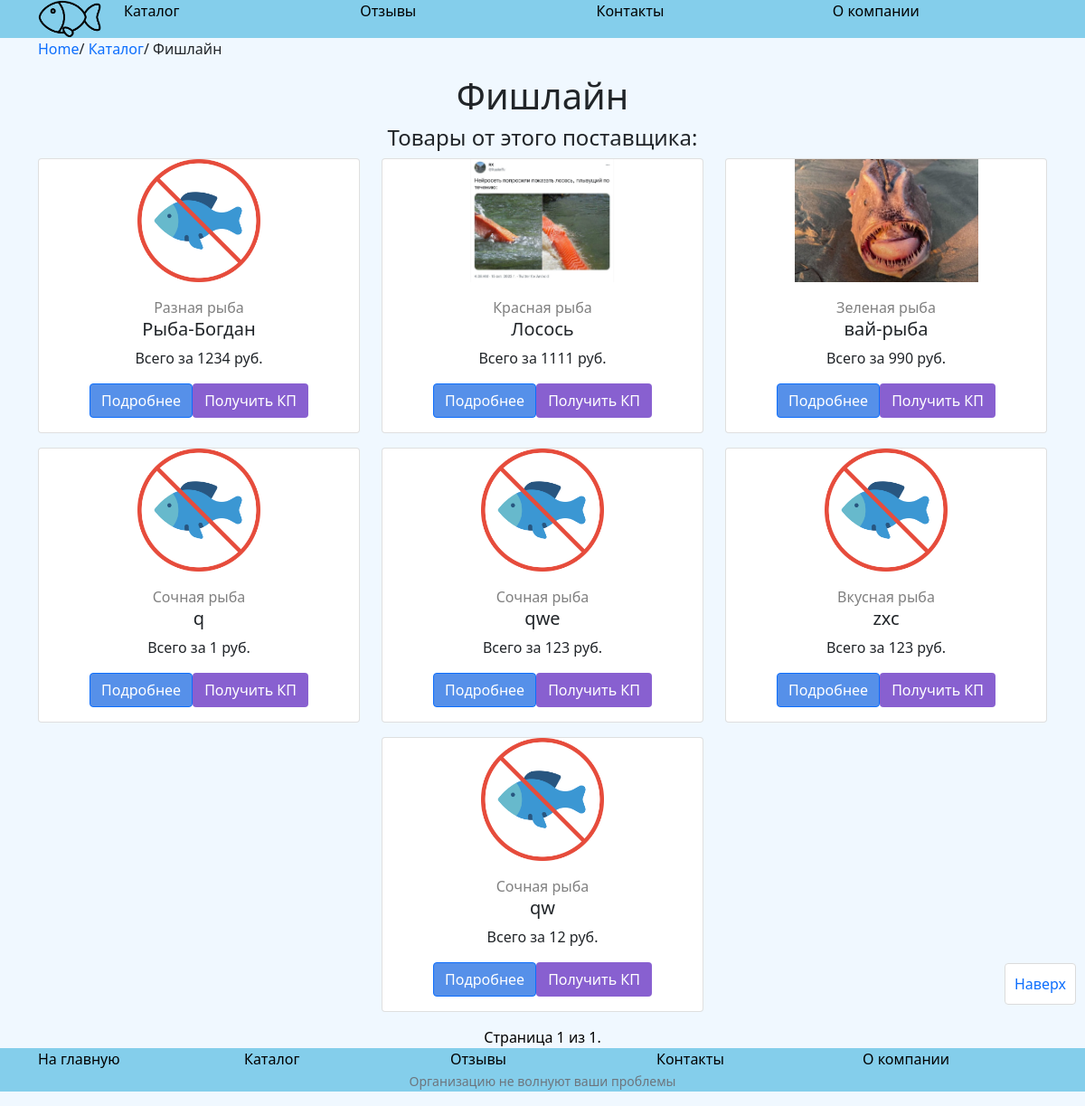
/provider/fishlajn, run on the app's committed database.
### catalog/models.py (models this page shows, shortened)
class Provider(models.Model):
    name = models.CharField(max_length=255, help_text="Название поставщика")
    slug = models.SlugField(null=False, unique=True)
    CreateDate = models.DateField(auto_now_add=True)
    UpdateDate = models.DateField(auto_now=True, null=True)

class Fish(models.Model):
    name = models.CharField(max_length=255, help_text="Название рыбы")
    price = models.IntegerField(help_text="Стоимость рыбы")
    category = models.ForeignKey(Category, on_delete=models.DO_NOTHING)
    provider = models.ForeignKey(Provider, on_delete=models.DO_NOTHING, null=True)
    active = models.BooleanField(default=0)
    slug = models.SlugField(null=False, unique=True)
    image = models.ImageField(upload_to = 'uploads/%Y/%m/%d/', null = True, blank = True,)
    attributes = models.ManyToManyField(Attribute, through='FilterInfo', related_name='attributes')
    CreateDate = models.DateField(auto_now_add=True)
    UpdateDate = models.DateField(auto_now=True, null=True)
    class Meta:
        ordering = ['-UpdateDate']

class Category(models.Model):
    name = models.CharField(max_length=255, help_text = "Название категории")
    slug = models.SlugField(null=False, unique=True)
    image = models.ImageField(upload_to = 'uploads/category/', null = True, blank = True,)
    parent = models.ForeignKey('self', related_name='children', on_delete=models.SET_NULL, blank=True, null=True)
    CreateDate = models.DateField(auto_now_add=True)
    UpdateDate = models.DateField(auto_now=True, null=True)
    def __str__(self):
        return self.name

### catalog/views.py (the view)
# urls.py: path('provider/<slug:slug>', ProviderDetailView, name = 'provider_detail'),
def ProviderDetailView(request, slug):
    if request.method == 'POST':
        form = CallbackForm(request.POST)
        if form.is_valid():
            a = Callback_request(
                name = form.cleaned_data["name"],
                phone = form.cleaned_data["phone"],
                email = form.cleaned_data["email"],
                text = form.cleaned_data["text"],
            )
            a.save()
            return HttpResponseRedirect('/nice/')
    else:
        form = CallbackForm()
    try:
        prov = Provider.objects.get(slug=slug)
        fishies = Fish.objects.filter(provider = prov.id)
        paginator = Paginator(fishies,16)
        page_number = request.GET.get('page')
        page_obj = paginator.get_page(page_number)
    except Provider.DoesNotExist:
        raise Http404()
    return render(request, 'provider_detail.html', {'provider':prov, 'fishies':page_obj, 'form':form})

### catalog/templates/provider_detail.html
{% extends "base.html" %}
{% block breadcrumbs %}
<ul class="breadcrumb">
  <div class="container">
    <div class="row">
      <div class="col"><a href="/">Home</a>/
        <a href="{% url 'catalog' %}">Каталог</a>/
        {{provider.name}}
      </div>
    </div>
  </div>
</ul>
{% endblock %}
{% block content %}
{% load static %}
<div class="container text-center">
  <h1>{{provider.name}}</h1>
  <h4>Товары от этого поставщика:</h4>
  <div class="row">
    {% static 'fish_placeholder.png' as empty_image %}
    {% include "includes/product_list.html" with fishies=fishies empty_image=empty_image %}
  </div>
</div>
{% endblock %}
{% block pagination %}
{% include "includes/pagination/fish_cards.html" with fishies=fishies %}
{% endblock %}

### catalog/templates/includes/product_list.html (shortened to what this page needs)
{% for fish in fishies %}
<div class="col-4">
    <div class="card">
        {% if fish.image %}
        <a href="/catalog/fish/{{ fish.slug }}">
            <img class="img-fluid" src="/{{fish.image}}" alt="sample text">
        </a>
        {% else %}
        <a href="/catalog/fish/{{ fish.slug }}">
            <img class="img-fluid" src="{{empty_image}}" alt="sample text">
        </a>
        {% endif %}
        <div class="card-body">
            <div>
                <p class="card-category">{{ fish.category }}</p>
                <h5 class="card-title">{{ fish.name }}</h5>
            </div>
            <p class="card-text">Всего за {{ fish.price }} руб.</p>
            <div class="card-buttons">
                <a href="/catalog/fish/{{ fish.slug }}" class="btn btn-primary">Подробнее</a>
                <button type="button" class="btn btn-commers" data-bs-toggle="modal" data-bs-target="#Callback">
                    Получить КП
                </button>
            </div>
        </div>
    </div>
</div>
{% endfor %}

### css/style.css (style rules this page uses)
body { background-color: aliceblue; }
.breadcrumb a { text-decoration: none; }
div { margin: auto; }
.card { background-color: white; margin-bottom: 1rem; text-align: center; }
.card .img-fluid { max-width: 203px; max-height: 136px; }
.card-category { color: gray; margin-bottom: 0; }
.card-buttons { display: flex; justify-content: space-between; }
.btn-commers { background-color: #8860d0; color: white }
.btn-primary { background-color: #5690E9; }

### data on the page
Provider: name "Фишлайн"
Fish: category "Разная рыба", name "Рыба-Богдан", price "1234"
Fish: image (picture), category "Красная рыба", name "Лосось", price "1111"
Fish: image (picture), category "Зеленая рыба", name "вай-рыба", price "990"
Fish: category "Сочная рыба", name "q", price "1"
Fish: category "Сочная рыба", name "qwe", price "123"
Fish: category "Вкусная рыба", name "zxc", price "123"
Fish: category "Сочная рыба", name "qw", price "12"

### other printed values
{{ fishies.number }} "1"
{{ fishies.paginator.num_pages }} "1"
